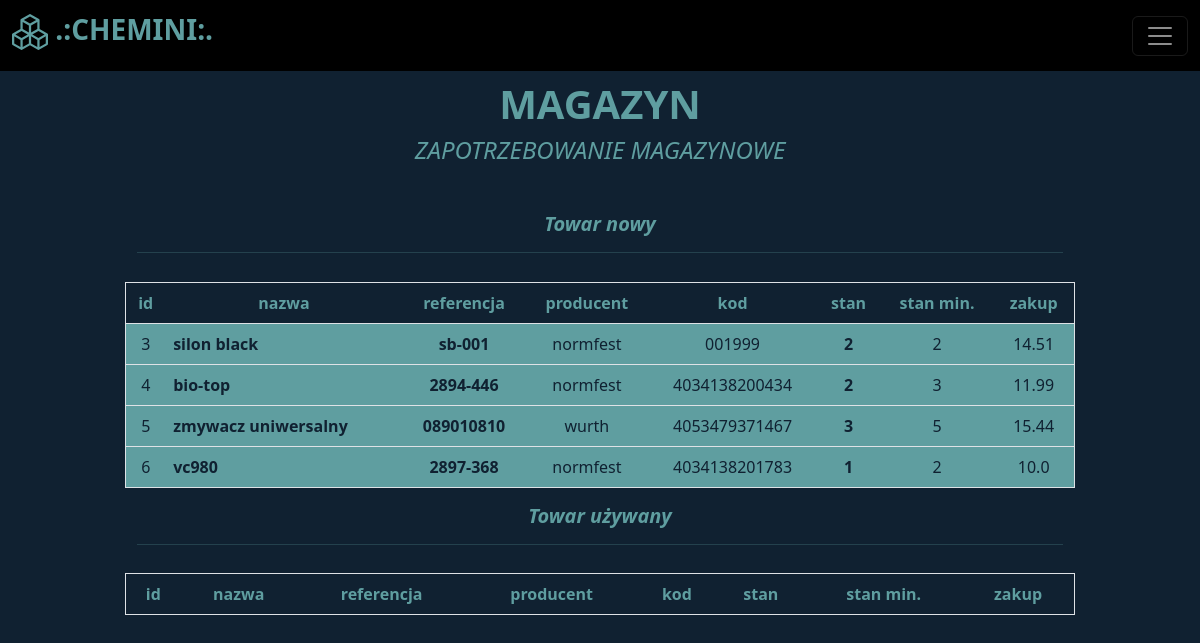
Page /demand (signed in) on the earlier database version.
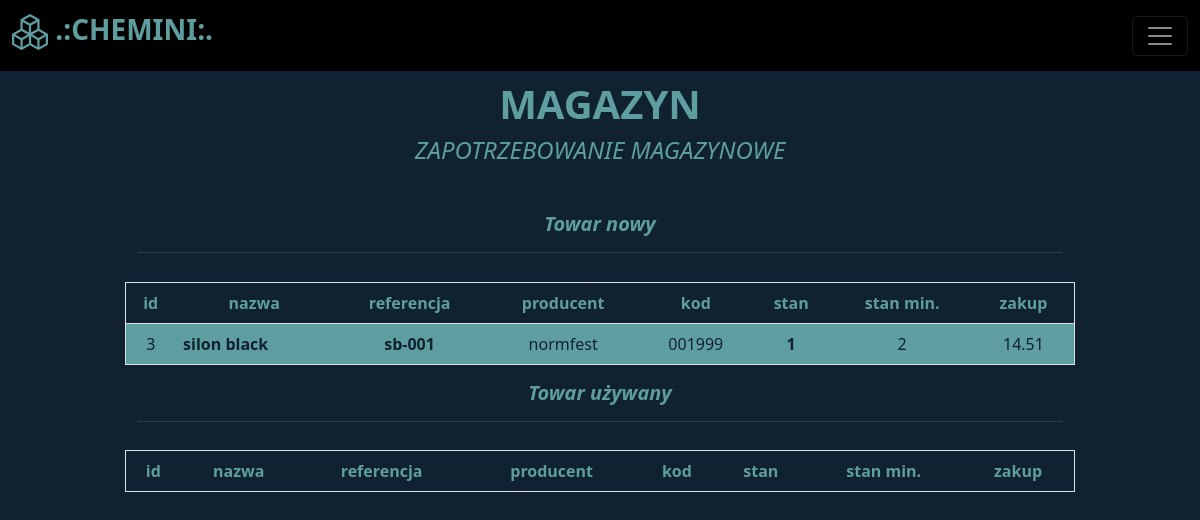
Same page on the later database version.
### libs/models.py (models this page shows)
class Item(Base):
    __tablename__ = "items"
    id = Column(Integer, primary_key=True, autoincrement=True, index=True)
    name = Column(String, unique=False, nullable=False)
    manufacturer = Column(String, nullable=False)
    reference = Column(String, unique=True, index=True, nullable=False)
    code = Column(String, unique=True, index=True)
    description = Column(String)
    stack = Column(Integer, nullable=False, default=0)
    stack_min = Column(Integer, nullable=False, default=0)
    buy = Column(Float)
    sell = Column(Float)
    used = Column(Boolean, default=False)

### routers/warehouse.py (the view)
@router.get('/demand', tags=['warehouse'])
def get_page_with_demand(request: Request, db:Session=Depends(get_db)):
    token = request.cookies.get("access_token")
    user = tokenizer.check_user(token, db)
    if not user:
        return RedirectResponse("/")
    items_new = db.query(Item).where((Item.used==False) & (Item.stack<=Item.stack_min))
    items_used = db.query(Item).where((Item.used==True) & (Item.stack<=Item.stack_min))
    try:
        column_names = ["id", "nazwa", "referencja", "producent", "kod", "stan", "stan min.", "zakup"]
        df = []
        for item in items_new:
            line = [item.id, item.name, item.reference, item.manufacturer, item.code, item.stack, item.stack_min, item.buy]
            df.append(line)
        demands_new_list = tabulate(df, headers=column_names, tablefmt="fancy_grid")
        df = []
        for item in items_used:
            line = [item.id, item.name, item.reference, item.manufacturer, item.code, item.stack, item.stack_min, item.buy]
            df.append(line)
        demands_used_list = tabulate(df, headers=column_names, tablefmt="fancy_grid")
        _time = time.strftime('%d-%m-%Y')
        demand_filepath = f"{config.get('files', 'demands')}/zapotrzebowanie {_time}.txt"
        print(demand_filepath)
        with open(f"{demand_filepath}", "w", encoding="utf-8") as demands:
            demands.write(f"ZAPOTRZEBOWANIE MAGAZYNOWE NA DZIEŃ:   {_time}\n\n")
            demands.write("CZĘŚCI NOWE\n")
            demands.write(demands_new_list)
            demands.write("\n\nCZĘŚCI UŻYWANE\n")
            demands.write(demands_used_list)
            demands.write("\n\n")
    except Exception as e:
        print(e)
    return templates.TemplateResponse(
        "demand.html",{"request":request, "used_items": items_used, "new_items": items_new, "user": user})

### templates/demand.html (shortened to what this page needs)
{% extends "baseauth.html" %}
{% block col2 %}
<div style="text-align:center">
  <h1><b>MAGAZYN</b></h1>
  <h4><i>ZAPOTRZEBOWANIE MAGAZYNOWE</i></h4>
</div>
<div class="row" style="margin-top:5%">
    <div class="col">
        <div class="container" style="text-align:center">
            <h5><i><b>Towar nowy<hr></b></i></h5>
        </div>
        <table class="table table-hover border" style="color:cadetblue; background:#102131; text-align:center; margin-top:3%">
            <thead>
              <tr>
                <th scope="col">id</th>
                <th scope="col">nazwa</th>
                <th scope="col">referencja</th>
                <th scope="col">producent</th>
                <th scope="col">kod</th>
                <th scope="col">stan</th>
                <th scope="col">stan min.</th>
                <th scope="col">zakup</th>
              </tr>
            </thead>
            <tbody>
              {% for item in new_items %}
                    <tr style="color:#102131; background:cadetblue">
                        <td>{{ item.id }}</td>
                        <td style="text-align:left"><b>{{ item.name }}</b></td>
                        <td style="text-align:center"><b>{{ item.reference }}</b></td>
                        <td style="text-align:center">{{ item.manufacturer }}</td>
                        <td style="text-align:center">{{ item.code }}</td>
                        <td><b>{{ item.stack }}</b></td>
                        <td>{{ item.stack_min }}</td>
                        <td>{{ item.buy }}</td>
                    </tr>
              {% endfor %}
            </tbody>
          </table>
    </div>
    <div class="col">
        <div class="container" style="text-align:center">
            <h5><i><b>Towar używany<hr></b></i></h5>
        </div>
        <table class="table table-hover border" style="color:cadetblue; background:#102131; text-align:center; margin-top:3%">
            <thead>
              <tr>
                <th scope="col">id</th>
                <th scope="col">nazwa</th>
                <th scope="col">referencja</th>
                <th scope="col">producent</th>
                <th scope="col">kod</th>
                <th scope="col">stan</th>
                <th scope="col">stan min.</th>
                <th scope="col">zakup</th>
              </tr>
            </thead>
          </table>
    </div>
</div>
{% endblock %}

Differences in the rows shown:
no longer on this page (row edited): Item: id "4", name "bio-top", reference "2894-446", manufacturer "normfest", code "4034138200434", stack "2", stack_min "3", buy "11.99"
no longer on this page (row edited): Item: id "5", name "zmywacz uniwersalny", reference "089010810", manufacturer "wurth", code "4053479371467", stack "3", stack_min "5", buy "15.44"
no longer on this page (row edited): Item: id "6", name "vc980", reference "2897-368", manufacturer "normfest", code "4034138201783", stack "1", stack_min "2", buy "10.0"
changed Item "silon black": stack "2" → "1"
